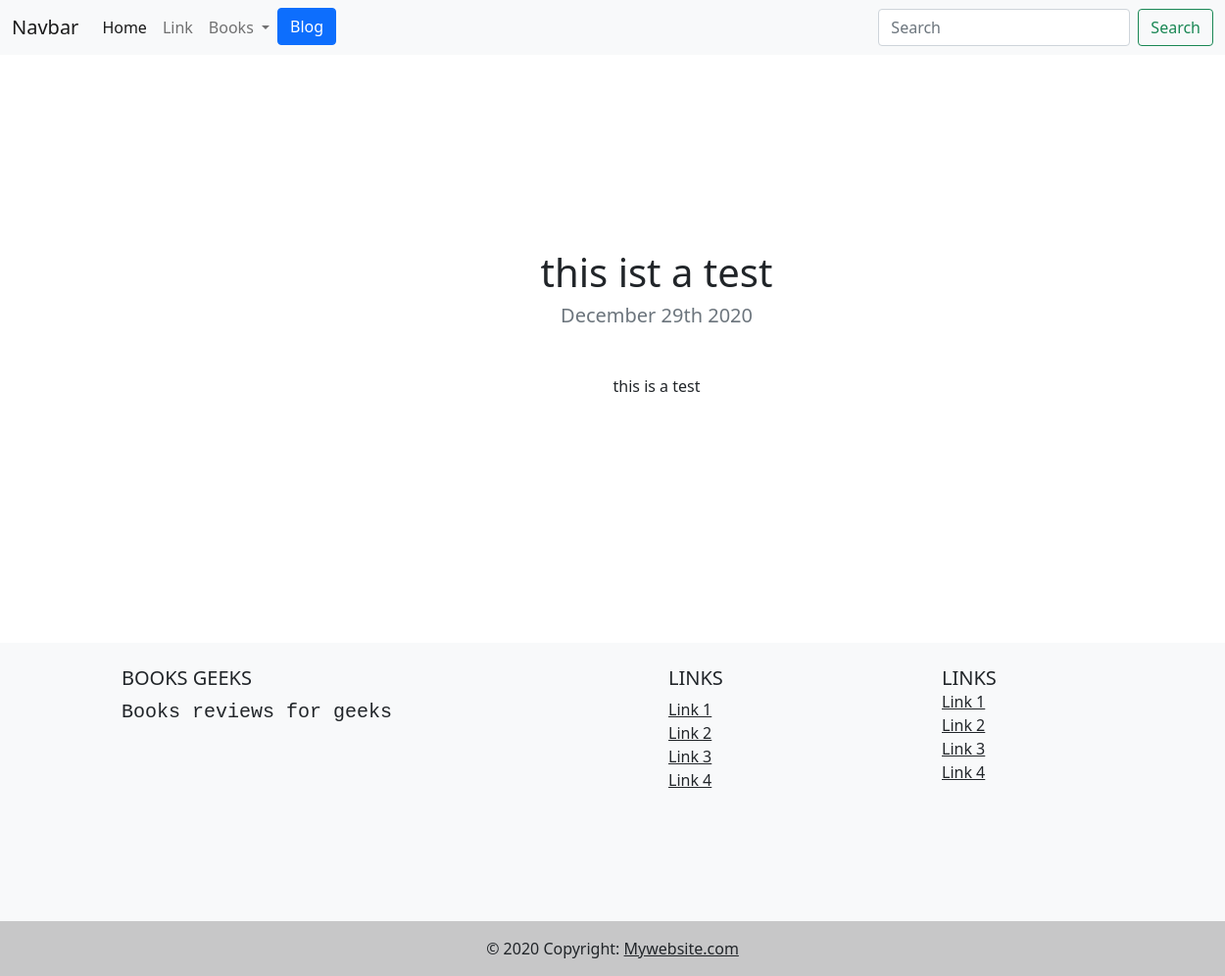
Page /blog/1/ on the committed database.
### blog/models.py (models this page shows, shortened)
class Blog(models.Model):
    title = models.CharField(max_length=200)
    description = models.TextField()
    date = models.DateField()
    image = models.ImageField(upload_to='blog/images/', default = "https://www.pressgazette.co.uk/wp-content/uploads/2020/11/shutterstock.jpg")

### blog/views.py (the view)
# urls.py: path('<int:blog_id>/', views.detail, name='detail')
def detail(request, blog_id):
    blog = get_object_or_404(Blog, pk=blog_id)
    return render(request, 'blog/detail.html', {'blog':blog})

### blog/templates/blog/detail.html
{% extends "books/base.html" %}
{% load static %}
{% block content %}
<h1 class="text-center mt-5" id="blogdetailtitle">{{ blog.title }}</h1>
<h5 class="text-center text-muted mb-5">{{ blog.date|date:'F jS Y' }}</h5>
{{ blog.description|safe }}
{% endblock %}

### books/static/books/custom.css (style rules this page uses)
body { align: center; }

### rows in the picture
Blog: title "this ist a test", date "December 29th 2020", description "this is a test"
